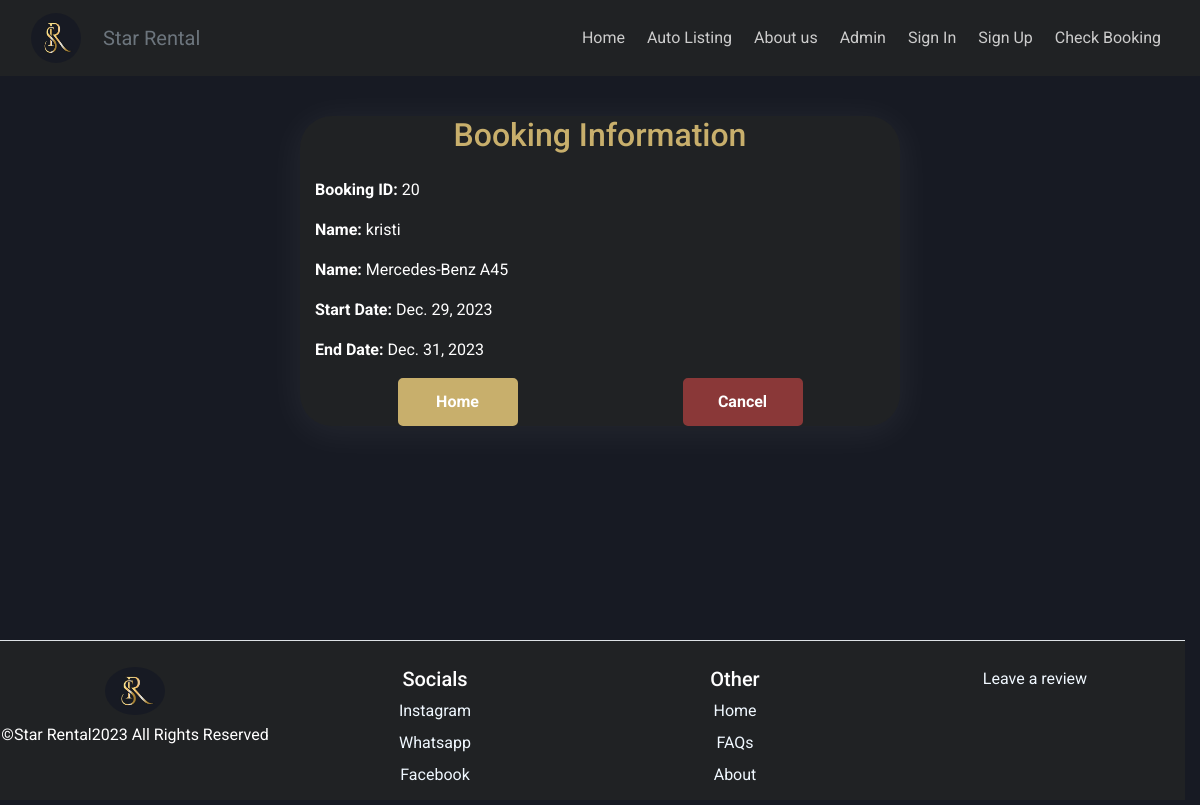
The app's page /booking/20 with its own data.
### rental/models.py (models this page shows, shortened)
class Booking(models.Model):
    car = models.ForeignKey(Car, on_delete=models.DO_NOTHING)
    CUSTOMER = models.ForeignKey(Customer, on_delete=models.DO_NOTHING, null=True)
    name = models.CharField(max_length=30)
    phone_number=models.CharField(max_length=12, help_text="Please enter your phone number +2556912345678", null=True)
    start_date = models.DateField()
    end_date = models.DateField()
    total_payment = models.DecimalField(max_digits=10, decimal_places=2, null=True, blank=True)

class Car(models.Model):
    Gearbox1 = "Automatic"
    Gearbox2 = "Manual"
    GearboxChoices = [
        (Gearbox1, "Automatic"),
        (Gearbox2, "Manual")
    ]
    Fuel1 = "Petrol"
    Fuel2 = "Diesel"
    Fuel3 = "LPG"
    Fuel4 = "Electric"
    FuelChoices = [
        (Fuel1, "Petrol"),
        (Fuel2, "Diesel"),
        (Fuel3, "LPG"),
        (Fuel4, "Electric")
    ]
    brand = models.CharField(max_length=30, null=False)
    model = models.CharField(max_length=30, null=False)
    gearbox = models.CharField(max_length=20, choices=GearboxChoices, default="Manual")
    fuel = models.CharField(max_length=20, choices=FuelChoices, default="Diesel")
    production_year = models.PositiveIntegerField()
    color = models.CharField(max_length=30, null=False)
    daily_rate = models.DecimalField(max_digits=10, decimal_places=2, null=False)
    discounted_daily_rate = models.DecimalField(max_digits=10, decimal_places=2, null=True, blank=True)
    images = models.ManyToManyField("CarImage", related_name="car_images", blank=False)
    location = models.CharField(default="StarRental", max_length=50)
    available = models.BooleanField(default=True)

### rental/views.py (the view)
# urls.py: path("booking/<int:booking_id>", BookingInfoView.as_view(), name="booking_info"),
class BookingInfoView(TemplateView):
    template_name = "booking_info.html"
    def get_context_data(self, **kwargs: Any) -> dict[str, Any]:
        context = super().get_context_data(**kwargs)
        booking_id = self.kwargs['booking_id']
        try:
            booking = Booking.objects.get(id=booking_id)
            context['booking'] = booking
        except Booking.DoesNotExist:
            context['booking': None]
        return context

### rental/templates/booking_info.html (shortened to what this page needs)
{% extends "base.html" %}
{% load static %}
{% block links %}
<link rel="stylesheet" href="{% static 'css/booking_info.css' %}">
{% endblock %}
{% block content %}
<div class="container-fluid">
    <div class="row justify-content-center">
        <div class="col-md-6" id="booking_info_container">
            <h2 class="mb-4" id="form_text">Booking Information</h2>
            {% if booking %}
                <p id="form_fields"><strong>Booking ID:</strong> {{ booking.id }}</p>
                <p><strong>Name:</strong> {{ booking.name }}</p>
                <p><strong>Name:</strong> {{ booking.car.brand }} {{ booking.car.model}}</p>
                <p><strong>Start Date:</strong> {{ booking.start_date }}</p>
                <p><strong>End Date:</strong> {{ booking.end_date }}</p>
            {% else %}
                <p>No booking information available.</p>
            {% endif %}
            <div id="buttons">
              <a href="{%url 'rental:home' %}" id="home_button">Home</a>
              <form method="post" action={% url "rental:cancel_booking" booking.id %}>
                <button type="submit" id="cancel_button">Cancel</button>
              </form>
            </div>
        </div>
    </div>
</div>
{% endblock %}

### static/css/main.css (style rules this page uses)
body { background-color: #171A23; }

### static/css/base.css (style rules this page uses)
* { font-family: 'Roboto', sans-serif; }
body { display: flex; flex-direction: column; min-height: 100vh; width:100vw }

### static/css/aboutus.css (style rules this page uses)
body { background-color: #171A23; color: #ffffff; }

### static/css/booking_info.css (style rules this page uses)
#form_text { color: #C8AF6C; text-align: center; }
#buttons { display:flex; flex-direction: row; justify-content: space-around; }
#booking_info_container { background-color: #202224; margin-top: 5vh; border-radius: 2rem; margin-bottom: 10vh; box-shadow: 0 5px 35px 5px rgba(255, 255, 255, 0.05); }

### records on screen
Booking: id "20", name "kristi", car.brand "Mercedes-Benz", car.model "A45", start_date "Dec. 29, 2023", end_date "Dec. 31, 2023"
